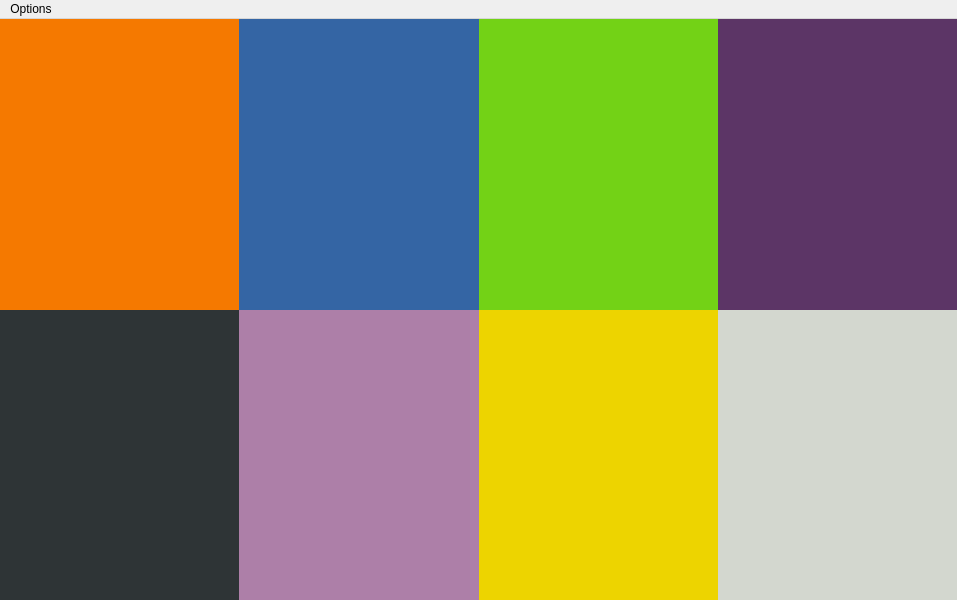
<?xml version="1.0" encoding="UTF-8"?>
<ui version="4.0">
 <class>Cameras_window</class>
 <widget class="QMainWindow" name="Cameras_window">
  <property name="geometry">
   <rect>
    <x>0</x>
    <y>0</y>
    <width>957</width>
    <height>600</height>
   </rect>
  </property>
  <property name="windowTitle">
   <string>MainWindow</string>
  </property>
  <widget class="QWidget" name="centralwidget">
   <layout class="QGridLayout" name="gridLayout_2">
    <property name="leftMargin">
     <number>0</number>
    </property>
    <property name="topMargin">
     <number>0</number>
    </property>
    <property name="rightMargin">
     <number>0</number>
    </property>
    <property name="bottomMargin">
     <number>0</number>
    </property>
    <item row="0" column="0">
     <layout class="QGridLayout" name="gridLayout">
      <property name="sizeConstraint">
       <enum>QLayout::SetDefaultConstraint</enum>
      </property>
      <property name="spacing">
       <number>0</number>
      </property>
      <item row="1" column="0">
       <widget class="QLabel" name="label_3">
        <property name="styleSheet">
         <string notr="true">background-color: rgb(46, 52, 54);</string>
        </property>
        <property name="text">
         <string/>
        </property>
       </widget>
      </item>
      <item row="1" column="3">
       <widget class="QLabel" name="label_4">
        <property name="styleSheet">
         <string notr="true">background-color: rgb(211, 215, 207);</string>
        </property>
        <property name="text">
         <string/>
        </property>
       </widget>
      </item>
      <item row="1" column="1">
       <widget class="QLabel" name="label_8">
        <property name="styleSheet">
         <string notr="true">background-color: rgb(173, 127, 168);</string>
        </property>
        <property name="text">
         <string/>
        </property>
       </widget>
      </item>
      <item row="1" column="2">
       <widget class="QLabel" name="label_7">
        <property name="styleSheet">
         <string notr="true">background-color: rgb(237, 212, 0);</string>
        </property>
        <property name="text">
         <string/>
        </property>
       </widget>
      </item>
      <item row="0" column="0">
       <widget class="QLabel" name="label_1">
        <property name="styleSheet">
         <string notr="true">background-color: rgb(245, 121, 0);</string>
        </property>
        <property name="text">
         <string/>
        </property>
       </widget>
      </item>
      <item row="0" column="3">
       <widget class="QLabel" name="label_2">
        <property name="styleSheet">
         <string notr="true">background-color: rgb(92, 53, 102);</string>
        </property>
        <property name="text">
         <string/>
        </property>
       </widget>
      </item>
      <item row="0" column="2">
       <widget class="QLabel" name="label_6">
        <property name="styleSheet">
         <string notr="true">background-color: rgb(115, 210, 22);</string>
        </property>
        <property name="text">
         <string/>
        </property>
       </widget>
      </item>
      <item row="0" column="1">
       <widget class="QLabel" name="label_5">
        <property name="styleSheet">
         <string notr="true">background-color: rgb(52, 101, 164);</string>
        </property>
        <property name="text">
         <string/>
        </property>
       </widget>
      </item>
     </layout>
    </item>
   </layout>
  </widget>
  <widget class="QMenuBar" name="menubar">
   <property name="geometry">
    <rect>
     <x>0</x>
     <y>0</y>
     <width>957</width>
     <height>21</height>
    </rect>
   </property>
   <widget class="QMenu" name="menuOptions">
    <property name="title">
     <string>Options</string>
    </property>
    <addaction name="actionChoose_main_camera"/>
    <addaction name="actionSwitch_Cameras"/>
    <addaction name="actionExit"/>
   </widget>
   <addaction name="menuOptions"/>
  </widget>
  <action name="actionChoose_main_camera">
   <property name="text">
    <string>Choose main camera</string>
   </property>
  </action>
  <action name="actionSwitch_Cameras">
   <property name="text">
    <string>Switch Cameras</string>
   </property>
  </action>
  <action name="actionExit">
   <property name="text">
    <string>Exit</string>
   </property>
  </action>
 </widget>
 <resources/>
 <connections/>
</ui>
